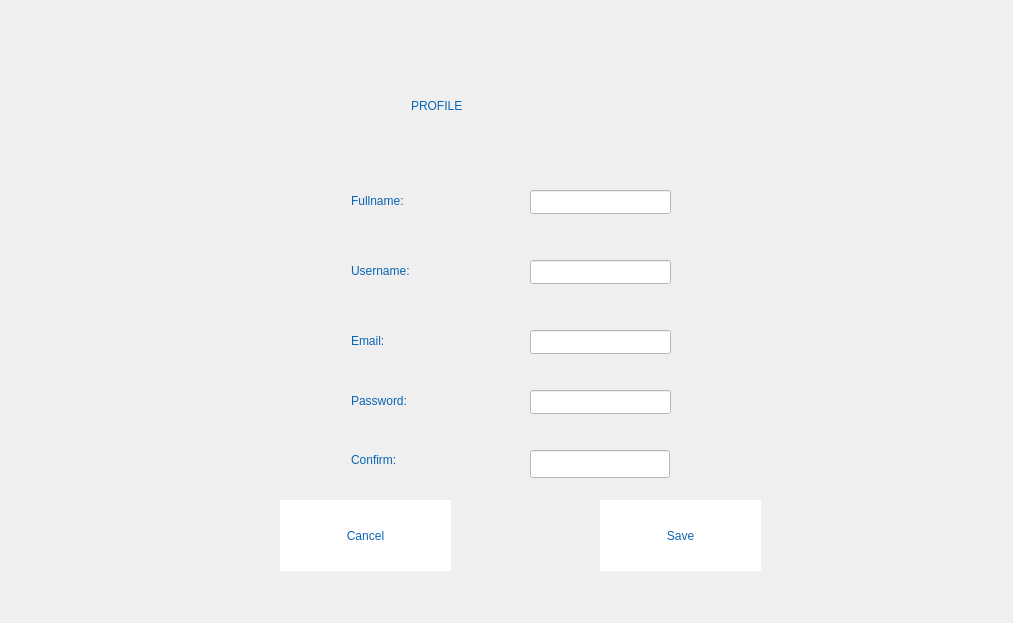
<?xml version="1.0" encoding="UTF-8"?>
<ui version="4.0">
 <class>FormProfile</class>
 <widget class="QWidget" name="FormProfile">
  <property name="geometry">
   <rect>
    <x>0</x>
    <y>0</y>
    <width>1013</width>
    <height>623</height>
   </rect>
  </property>
  <property name="windowTitle">
   <string>Form</string>
  </property>
  <widget class="QLabel" name="label_2">
   <property name="geometry">
    <rect>
     <x>340</x>
     <y>190</y>
     <width>118</width>
     <height>22</height>
    </rect>
   </property>
   <property name="styleSheet">
    <string notr="true">QLabel{
	
	padding: 0 8px;

	color:rgb(10,100,180);
	font: 10pt &quot;Showcard Gothic&quot;;
}
</string>
   </property>
   <property name="text">
    <string>Fullname:</string>
   </property>
  </widget>
  <widget class="QLabel" name="label_3">
   <property name="geometry">
    <rect>
     <x>340</x>
     <y>330</y>
     <width>83</width>
     <height>22</height>
    </rect>
   </property>
   <property name="styleSheet">
    <string notr="true">QLabel{
	
	padding: 0 8px;

	color:rgb(10,100,180);
	font: 10pt &quot;Showcard Gothic&quot;;
}
</string>
   </property>
   <property name="text">
    <string>Email:</string>
   </property>
  </widget>
  <widget class="QLabel" name="label_4">
   <property name="geometry">
    <rect>
     <x>340</x>
     <y>260</y>
     <width>121</width>
     <height>22</height>
    </rect>
   </property>
   <property name="styleSheet">
    <string notr="true">QLabel{
	
	padding: 0 8px;

	color:rgb(10,100,180);
	font: 10pt &quot;Showcard Gothic&quot;;
}
</string>
   </property>
   <property name="text">
    <string>Username:</string>
   </property>
  </widget>
  <widget class="QLineEdit" name="name">
   <property name="geometry">
    <rect>
     <x>530</x>
     <y>190</y>
     <width>141</width>
     <height>24</height>
    </rect>
   </property>
   <property name="styleSheet">
    <string notr="true">QLineEdit{


	padding: 0 8px;
	background:white;
	color:rgb(10,100,180);
}</string>
   </property>
   <property name="text">
    <string/>
   </property>
  </widget>
  <widget class="QLabel" name="label_5">
   <property name="geometry">
    <rect>
     <x>340</x>
     <y>390</y>
     <width>128</width>
     <height>22</height>
    </rect>
   </property>
   <property name="styleSheet">
    <string notr="true">QLabel{
	
	padding: 0 8px;

	color:rgb(10,100,180);
	font: 10pt &quot;Showcard Gothic&quot;;
}
</string>
   </property>
   <property name="text">
    <string>Password:</string>
   </property>
  </widget>
  <widget class="QLabel" name="SRC">
   <property name="geometry">
    <rect>
     <x>-10</x>
     <y>0</y>
     <width>1021</width>
     <height>631</height>
    </rect>
   </property>
   <property name="text">
    <string/>
   </property>
   <property name="pixmap">
    <pixmap>../../Image/sky_blue_partly_cloudy_sky_blue_azur_azure_bright_blue_light-1239095.jpg</pixmap>
   </property>
  </widget>
  <widget class="QLabel" name="label_9">
   <property name="geometry">
    <rect>
     <x>250</x>
     <y>20</y>
     <width>541</width>
     <height>581</height>
    </rect>
   </property>
   <property name="text">
    <string/>
   </property>
   <property name="pixmap">
    <pixmap>../../Image/Hinh-Nen-Trang-10.webp</pixmap>
   </property>
  </widget>
  <widget class="QLabel" name="label_10">
   <property name="geometry">
    <rect>
     <x>400</x>
     <y>80</y>
     <width>261</width>
     <height>51</height>
    </rect>
   </property>
   <property name="styleSheet">
    <string notr="true">QLabel{
	
	padding: 0 8px;

	color:rgb(10,100,180);
	font: 24pt &quot;Showcard Gothic&quot;;
}
</string>
   </property>
   <property name="text">
    <string>PROFILE</string>
   </property>
  </widget>
  <widget class="QLineEdit" name="userName">
   <property name="geometry">
    <rect>
     <x>530</x>
     <y>260</y>
     <width>141</width>
     <height>24</height>
    </rect>
   </property>
   <property name="cursor">
    <cursorShape>ForbiddenCursor</cursorShape>
   </property>
   <property name="styleSheet">
    <string notr="true">QLineEdit{


	padding: 0 8px;
	background:white;
	color:rgb(10,100,180);
}</string>
   </property>
   <property name="text">
    <string/>
   </property>
  </widget>
  <widget class="QLineEdit" name="email">
   <property name="geometry">
    <rect>
     <x>530</x>
     <y>330</y>
     <width>141</width>
     <height>24</height>
    </rect>
   </property>
   <property name="styleSheet">
    <string notr="true">QLineEdit{


	padding: 0 8px;
	background:white;
	color:rgb(10,100,180);
}</string>
   </property>
   <property name="text">
    <string/>
   </property>
  </widget>
  <widget class="QLineEdit" name="password">
   <property name="geometry">
    <rect>
     <x>530</x>
     <y>390</y>
     <width>141</width>
     <height>24</height>
    </rect>
   </property>
   <property name="styleSheet">
    <string notr="true">QLineEdit{


	padding: 0 8px;
	background:white;
	color:rgb(10,100,180);
}</string>
   </property>
   <property name="text">
    <string/>
   </property>
  </widget>
  <widget class="QPushButton" name="btnCancel">
   <property name="geometry">
    <rect>
     <x>280</x>
     <y>500</y>
     <width>171</width>
     <height>71</height>
    </rect>
   </property>
   <property name="cursor">
    <cursorShape>OpenHandCursor</cursorShape>
   </property>
   <property name="styleSheet">
    <string notr="true">QPushButton{
	font: 14pt &quot;Showcard Gothic&quot;;
	padding: 0 8px;
	background:white;
	color:rgb(10,100,180);
border:10px;
}</string>
   </property>
   <property name="text">
    <string>Cancel</string>
   </property>
  </widget>
  <widget class="QPushButton" name="btnSave">
   <property name="geometry">
    <rect>
     <x>600</x>
     <y>500</y>
     <width>161</width>
     <height>71</height>
    </rect>
   </property>
   <property name="cursor">
    <cursorShape>OpenHandCursor</cursorShape>
   </property>
   <property name="styleSheet">
    <string notr="true">QPushButton{
	font: 14pt &quot;Showcard Gothic&quot;;
	padding: 0 8px;
	background:white;
	color:rgb(10,100,180);
border:10px;
}</string>
   </property>
   <property name="text">
    <string>Save</string>
   </property>
  </widget>
  <widget class="QLabel" name="label">
   <property name="geometry">
    <rect>
     <x>340</x>
     <y>450</y>
     <width>111</width>
     <height>20</height>
    </rect>
   </property>
   <property name="styleSheet">
    <string notr="true">QLabel{
	
	padding: 0 8px;

	color:rgb(10,100,180);
	font: 10pt &quot;Showcard Gothic&quot;;
}
</string>
   </property>
   <property name="text">
    <string>Confirm:</string>
   </property>
  </widget>
  <widget class="QLineEdit" name="confirmPassword">
   <property name="geometry">
    <rect>
     <x>530</x>
     <y>450</y>
     <width>140</width>
     <height>28</height>
    </rect>
   </property>
   <property name="styleSheet">
    <string notr="true">QLineEdit{


	padding: 0 8px;
	background:white;
	color:rgb(10,100,180);
}</string>
   </property>
  </widget>
  <zorder>SRC</zorder>
  <zorder>label_9</zorder>
  <zorder>label_2</zorder>
  <zorder>label_3</zorder>
  <zorder>label_4</zorder>
  <zorder>label_5</zorder>
  <zorder>label_10</zorder>
  <zorder>btnCancel</zorder>
  <zorder>btnSave</zorder>
  <zorder>label</zorder>
  <zorder>name</zorder>
  <zorder>userName</zorder>
  <zorder>email</zorder>
  <zorder>password</zorder>
  <zorder>confirmPassword</zorder>
 </widget>
 <resources/>
 <connections/>
</ui>
